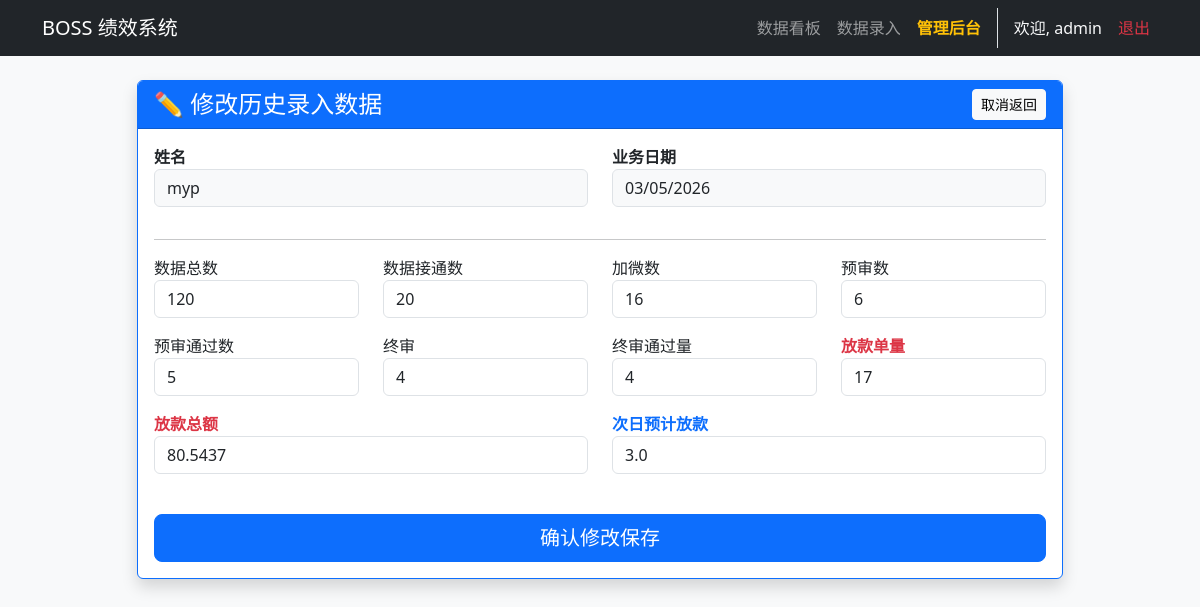
The app's page /edit_log/1 (signed in) with its own data.
### app.py (models this page shows)
class DailyLog(db.Model):
    id = db.Column(db.Integer, primary_key=True)
    date = db.Column(db.String(20))
    name = db.Column(db.String(50))
    total_data_count = db.Column(db.Integer, default=0)
    connected = db.Column(db.Integer, default=0)
    added_wechat = db.Column(db.Integer, default=0)
    pre_audit = db.Column(db.Integer, default=0)
    pre_pass = db.Column(db.Integer, default=0)
    final_audit = db.Column(db.Integer, default=0)
    final_pass = db.Column(db.Integer, default=0)
    loan_orders = db.Column(db.Integer, default=0)
    loan_amount = db.Column(Numeric(precision=18, scale=8), default=0.0)
    next_day_est = db.Column(Numeric(precision=18, scale=8), default=0.0)
    timestamp = db.Column(db.DateTime, default=datetime.datetime.now)

### app.py (the view, shortened to what this page needs)
@app.route('/edit_log/<int:log_id>', methods=['GET', 'POST'])
@login_required
def edit_log(log_id):
    log = DailyLog.query.get_or_404(log_id)
    return render_template('edit_log.html', log=log)

### app.py (called while the page is built)
def login_required(f):
    @wraps(f)
    def decorated_function(*args, **kwargs):
        if 'user_id' not in session: return redirect(url_for('login'))
        return f(*args, **kwargs)
    return decorated_function

### templates/edit_log.html
{% extends "layout.html" %}
{% block content %}
<div class="row justify-content-center">
    <div class="col-md-10">
        <div class="card shadow border-primary mb-4">
            <div class="card-header bg-primary text-white d-flex justify-content-between align-items-center">
                <h4 class="mb-0">✏️ 修改历史录入数据</h4>
                <button type="button" class="btn btn-sm btn-light" onclick="history.back()">取消返回</button>
            </div>
            <div class="card-body">
                <form method="POST">
                    <div class="row">
                        <div class="col-md-6 mb-3"><label class="fw-bold">姓名</label><input type="text" class="form-control bg-light" value="{{ log.name }}" readonly></div>
                        <div class="col-md-6 mb-3"><label class="fw-bold">业务日期</label><input type="date" class="form-control bg-light" value="{{ log.date }}" readonly></div>
                    </div>
                    <hr>
                    <div class="row">
                        <div class="col-md-3 mb-3"><label>数据总数</label><input type="number" name="total_data_count" class="form-control" value="{{ log.total_data_count }}" min="0"></div>
                        <div class="col-md-3 mb-3"><label>数据接通数</label><input type="number" name="connected" class="form-control" value="{{ log.connected }}" min="0"></div>
                        <div class="col-md-3 mb-3"><label>加微数</label><input type="number" name="added" class="form-control" value="{{ log.added_wechat }}" min="0"></div>
                        <div class="col-md-3 mb-3"><label>预审数</label><input type="number" name="pre" class="form-control" value="{{ log.pre_audit }}" min="0"></div>
                        <div class="col-md-3 mb-3"><label>预审通过数</label><input type="number" name="pre_pass" class="form-control" value="{{ log.pre_pass }}" min="0"></div>
                        <div class="col-md-3 mb-3"><label>终审</label><input type="number" name="final" class="form-control" value="{{ log.final_audit }}" min="0"></div>
                        <div class="col-md-3 mb-3"><label>终审通过量</label><input type="number" name="final_pass" class="form-control" value="{{ log.final_pass }}" min="0"></div>
                        <div class="col-md-3 mb-3"><label class="text-danger fw-bold">放款单量</label><input type="number" name="orders" class="form-control" value="{{ log.loan_orders }}" min="0"></div>
                        <div class="col-md-6 mb-3">
                            <label class="text-danger fw-bold">放款总额</label>
                            <input type="number" step="0.00000001" name="amount" class="form-control" value="{{ log.loan_amount|float }}">
                        </div>
                        <div class="col-md-6 mb-3">
                            <label class="text-primary fw-bold">次日预计放款</label>
                            <input type="number" step="0.00000001" name="next_est" class="form-control" value="{{ log.next_day_est|float }}">
                        </div>
                    </div>
                    <div class="d-grid mt-4">
                        <button type="submit" class="btn btn-primary btn-lg">确认修改保存</button>
                    </div>
                </form>
            </div>
        </div>
    </div>
</div>
{% endblock %}

### records on screen
DailyLog: name "myp", date "03/05/2026", total_data_count "120", connected "20", added "16", pre "6", pre_pass "5", final "4", final_pass "4", orders "17", amount "80.5437", next_est "3.0"

### other values on screen
{{ session.username }} "admin"
